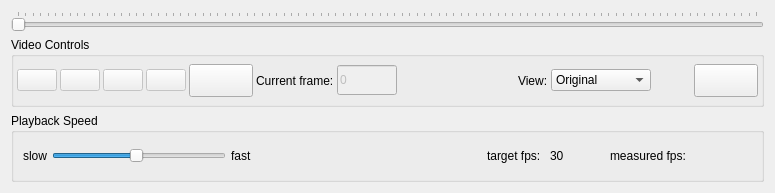
<?xml version="1.0" encoding="UTF-8"?>
<ui version="4.0">
 <class>BioTracker3VideoControllWidget</class>
 <widget class="QWidget" name="BioTracker3VideoControllWidget">
  <property name="geometry">
   <rect>
    <x>0</x>
    <y>0</y>
    <width>775</width>
    <height>193</height>
   </rect>
  </property>
  <property name="sizePolicy">
   <sizepolicy hsizetype="Minimum" vsizetype="Minimum">
    <horstretch>0</horstretch>
    <verstretch>0</verstretch>
   </sizepolicy>
  </property>
  <property name="windowTitle">
   <string>Form</string>
  </property>
  <layout class="QVBoxLayout" name="verticalLayout">
   <item>
    <widget class="QSlider" name="sld_video">
     <property name="enabled">
      <bool>false</bool>
     </property>
     <property name="sizePolicy">
      <sizepolicy hsizetype="Minimum" vsizetype="Fixed">
       <horstretch>0</horstretch>
       <verstretch>0</verstretch>
      </sizepolicy>
     </property>
     <property name="autoFillBackground">
      <bool>false</bool>
     </property>
     <property name="maximum">
      <number>2500</number>
     </property>
     <property name="pageStep">
      <number>25</number>
     </property>
     <property name="orientation">
      <enum>Qt::Horizontal</enum>
     </property>
     <property name="invertedAppearance">
      <bool>false</bool>
     </property>
     <property name="invertedControls">
      <bool>false</bool>
     </property>
     <property name="tickPosition">
      <enum>QSlider::TicksAbove</enum>
     </property>
     <property name="tickInterval">
      <number>25</number>
     </property>
    </widget>
   </item>
   <item>
    <widget class="QGroupBox" name="playback">
     <property name="sizePolicy">
      <sizepolicy hsizetype="Minimum" vsizetype="Minimum">
       <horstretch>0</horstretch>
       <verstretch>0</verstretch>
      </sizepolicy>
     </property>
     <property name="title">
      <string>Video Controls</string>
     </property>
     <property name="flat">
      <bool>false</bool>
     </property>
     <layout class="QHBoxLayout" name="horizontalLayout_4">
      <property name="spacing">
       <number>3</number>
      </property>
      <property name="leftMargin">
       <number>3</number>
      </property>
      <property name="topMargin">
       <number>3</number>
      </property>
      <property name="rightMargin">
       <number>3</number>
      </property>
      <property name="bottomMargin">
       <number>3</number>
      </property>
      <item>
       <widget class="QPushButton" name="button_previousFrame">
        <property name="enabled">
         <bool>false</bool>
        </property>
        <property name="toolTip">
         <string>Previous Frame</string>
        </property>
        <property name="styleSheet">
         <string notr="true"/>
        </property>
        <property name="text">
         <string/>
        </property>
        <property name="icon">
         <iconset resource="BioTracker.qrc">
          <normaloff>:/BioTracker/resources/arrows-skip-back.png</normaloff>:/BioTracker/resources/arrows-skip-back.png</iconset>
        </property>
        <property name="iconSize">
         <size>
          <width>32</width>
          <height>32</height>
         </size>
        </property>
       </widget>
      </item>
      <item>
       <widget class="QPushButton" name="button_playPause">
        <property name="enabled">
         <bool>false</bool>
        </property>
        <property name="toolTip">
         <string>Play</string>
        </property>
        <property name="styleSheet">
         <string notr="true"/>
        </property>
        <property name="text">
         <string/>
        </property>
        <property name="icon">
         <iconset resource="BioTracker.qrc">
          <normaloff>:/BioTracker/resources/arrow-forward1.png</normaloff>:/BioTracker/resources/arrow-forward1.png</iconset>
        </property>
        <property name="iconSize">
         <size>
          <width>32</width>
          <height>32</height>
         </size>
        </property>
       </widget>
      </item>
      <item>
       <widget class="QPushButton" name="button_stop">
        <property name="enabled">
         <bool>false</bool>
        </property>
        <property name="toolTip">
         <string>Stop</string>
        </property>
        <property name="statusTip">
         <string/>
        </property>
        <property name="styleSheet">
         <string notr="true"/>
        </property>
        <property name="text">
         <string/>
        </property>
        <property name="icon">
         <iconset resource="BioTracker.qrc">
          <normaloff>:/BioTracker/resources/stop.png</normaloff>:/BioTracker/resources/stop.png</iconset>
        </property>
        <property name="iconSize">
         <size>
          <width>32</width>
          <height>32</height>
         </size>
        </property>
       </widget>
      </item>
      <item>
       <widget class="QPushButton" name="button_nextFrame">
        <property name="enabled">
         <bool>false</bool>
        </property>
        <property name="toolTip">
         <string>Next Frame</string>
        </property>
        <property name="statusTip">
         <string/>
        </property>
        <property name="styleSheet">
         <string notr="true"/>
        </property>
        <property name="text">
         <string/>
        </property>
        <property name="icon">
         <iconset resource="BioTracker.qrc">
          <normaloff>:/BioTracker/resources/arrows-skip-forward.png</normaloff>:/BioTracker/resources/arrows-skip-forward.png</iconset>
        </property>
        <property name="iconSize">
         <size>
          <width>32</width>
          <height>32</height>
         </size>
        </property>
       </widget>
      </item>
      <item>
       <widget class="QPushButton" name="button_screenshot">
        <property name="enabled">
         <bool>true</bool>
        </property>
        <property name="font">
         <font>
          <pointsize>16</pointsize>
          <weight>75</weight>
          <italic>false</italic>
          <bold>true</bold>
         </font>
        </property>
        <property name="toolTip">
         <string>Screenshot</string>
        </property>
        <property name="statusTip">
         <string/>
        </property>
        <property name="text">
         <string/>
        </property>
        <property name="icon">
         <iconset resource="BioTracker.qrc">
          <normaloff>:/BioTracker/resources/screenshot.png</normaloff>:/BioTracker/resources/screenshot.png</iconset>
        </property>
        <property name="iconSize">
         <size>
          <width>30</width>
          <height>30</height>
         </size>
        </property>
       </widget>
      </item>
      <item>
       <widget class="QLabel" name="lbl_frame">
        <property name="text">
         <string>Current frame:</string>
        </property>
       </widget>
      </item>
      <item>
       <widget class="QLineEdit" name="frame_num_edit">
        <property name="enabled">
         <bool>false</bool>
        </property>
        <property name="sizePolicy">
         <sizepolicy hsizetype="Preferred" vsizetype="Preferred">
          <horstretch>0</horstretch>
          <verstretch>0</verstretch>
         </sizepolicy>
        </property>
        <property name="maximumSize">
         <size>
          <width>60</width>
          <height>30</height>
         </size>
        </property>
        <property name="text">
         <string>0</string>
        </property>
       </widget>
      </item>
      <item>
       <spacer name="horizontalSpacer">
        <property name="orientation">
         <enum>Qt::Horizontal</enum>
        </property>
        <property name="sizeType">
         <enum>QSizePolicy::MinimumExpanding</enum>
        </property>
        <property name="sizeHint" stdset="0">
         <size>
          <width>40</width>
          <height>20</height>
         </size>
        </property>
       </spacer>
      </item>
      <item>
       <widget class="QLabel" name="labelView">
        <property name="text">
         <string>View:</string>
        </property>
       </widget>
      </item>
      <item>
       <widget class="QComboBox" name="comboBoxSelectedView">
        <property name="sizePolicy">
         <sizepolicy hsizetype="Preferred" vsizetype="Fixed">
          <horstretch>0</horstretch>
          <verstretch>0</verstretch>
         </sizepolicy>
        </property>
        <property name="minimumSize">
         <size>
          <width>100</width>
          <height>0</height>
         </size>
        </property>
        <property name="baseSize">
         <size>
          <width>0</width>
          <height>0</height>
         </size>
        </property>
        <item>
         <property name="text">
          <string>Original</string>
         </property>
        </item>
       </widget>
      </item>
      <item>
       <spacer name="horizontalSpacer_3">
        <property name="orientation">
         <enum>Qt::Horizontal</enum>
        </property>
        <property name="sizeType">
         <enum>QSizePolicy::Minimum</enum>
        </property>
        <property name="sizeHint" stdset="0">
         <size>
          <width>40</width>
          <height>20</height>
         </size>
        </property>
       </spacer>
      </item>
      <item>
       <widget class="QPushButton" name="button_panZoom">
        <property name="font">
         <font>
          <pointsize>16</pointsize>
          <weight>75</weight>
          <italic>false</italic>
          <bold>true</bold>
         </font>
        </property>
        <property name="toolTip">
         <string>Pan/Zoom Mode</string>
        </property>
        <property name="text">
         <string/>
        </property>
        <property name="icon">
         <iconset resource="BioTracker.qrc">
          <normaloff>:/BioTracker/resources/panZoom.png</normaloff>:/BioTracker/resources/panZoom.png</iconset>
        </property>
        <property name="iconSize">
         <size>
          <width>30</width>
          <height>30</height>
         </size>
        </property>
        <property name="checkable">
         <bool>true</bool>
        </property>
       </widget>
      </item>
     </layout>
    </widget>
   </item>
   <item>
    <widget class="QGroupBox" name="speed">
     <property name="sizePolicy">
      <sizepolicy hsizetype="Minimum" vsizetype="Minimum">
       <horstretch>0</horstretch>
       <verstretch>0</verstretch>
      </sizepolicy>
     </property>
     <property name="minimumSize">
      <size>
       <width>0</width>
       <height>0</height>
      </size>
     </property>
     <property name="title">
      <string>Playback Speed</string>
     </property>
     <layout class="QHBoxLayout" name="horizontalLayout_3">
      <item>
       <layout class="QHBoxLayout" name="horizontalLayout">
        <property name="spacing">
         <number>5</number>
        </property>
        <item>
         <widget class="QLabel" name="label_3">
          <property name="enabled">
           <bool>true</bool>
          </property>
          <property name="text">
           <string>slow</string>
          </property>
         </widget>
        </item>
        <item>
         <widget class="QSlider" name="sld_speed">
          <property name="sizePolicy">
           <sizepolicy hsizetype="Expanding" vsizetype="Fixed">
            <horstretch>0</horstretch>
            <verstretch>0</verstretch>
           </sizepolicy>
          </property>
          <property name="minimum">
           <number>1</number>
          </property>
          <property name="maximum">
           <number>61</number>
          </property>
          <property name="value">
           <number>30</number>
          </property>
          <property name="sliderPosition">
           <number>30</number>
          </property>
          <property name="orientation">
           <enum>Qt::Horizontal</enum>
          </property>
         </widget>
        </item>
        <item>
         <widget class="QLabel" name="label_4">
          <property name="text">
           <string>fast</string>
          </property>
         </widget>
        </item>
       </layout>
      </item>
      <item>
       <spacer name="horizontalSpacer_2">
        <property name="orientation">
         <enum>Qt::Horizontal</enum>
        </property>
        <property name="sizeHint" stdset="0">
         <size>
          <width>40</width>
          <height>20</height>
         </size>
        </property>
       </spacer>
      </item>
      <item>
       <widget class="QLabel" name="label_5">
        <property name="text">
         <string>target fps: </string>
        </property>
       </widget>
      </item>
      <item>
       <widget class="QLabel" name="fps_label">
        <property name="text">
         <string>30</string>
        </property>
        <property name="alignment">
         <set>Qt::AlignLeading|Qt::AlignLeft|Qt::AlignVCenter</set>
        </property>
       </widget>
      </item>
      <item>
       <spacer name="horizontalSpacer_4">
        <property name="orientation">
         <enum>Qt::Horizontal</enum>
        </property>
        <property name="sizeType">
         <enum>QSizePolicy::Preferred</enum>
        </property>
        <property name="sizeHint" stdset="0">
         <size>
          <width>40</width>
          <height>20</height>
         </size>
        </property>
       </spacer>
      </item>
      <item>
       <widget class="QLabel" name="label">
        <property name="sizePolicy">
         <sizepolicy hsizetype="Preferred" vsizetype="Preferred">
          <horstretch>0</horstretch>
          <verstretch>0</verstretch>
         </sizepolicy>
        </property>
        <property name="text">
         <string>measured fps:</string>
        </property>
       </widget>
      </item>
      <item>
       <widget class="QLabel" name="fps_edit">
        <property name="minimumSize">
         <size>
          <width>60</width>
          <height>0</height>
         </size>
        </property>
        <property name="text">
         <string/>
        </property>
       </widget>
      </item>
     </layout>
    </widget>
   </item>
  </layout>
 </widget>
 <resources>
  <include location="BioTracker.qrc"/>
 </resources>
 <connections/>
</ui>
